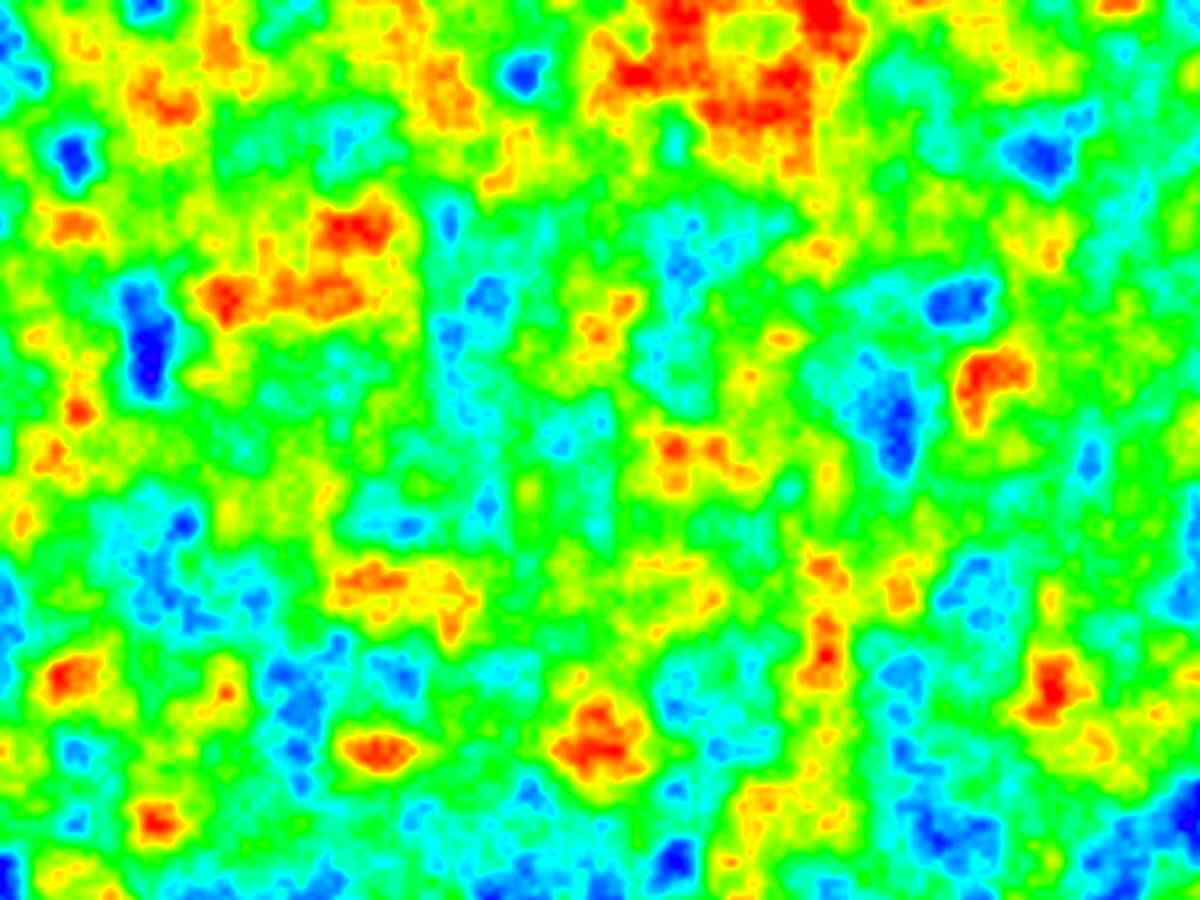
Frame 1 (no input)
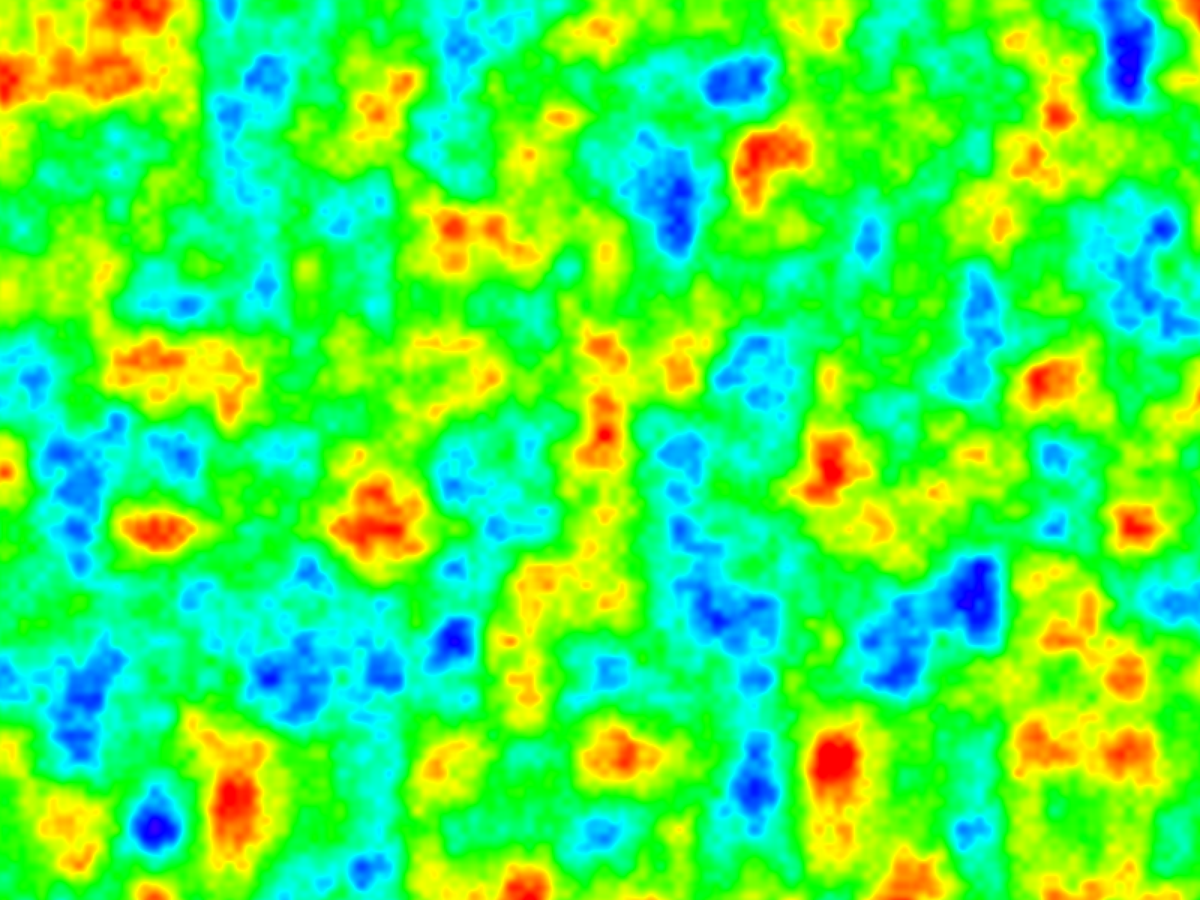
Frame 60 (the mouse pressed at the canvas centre just before this capture)
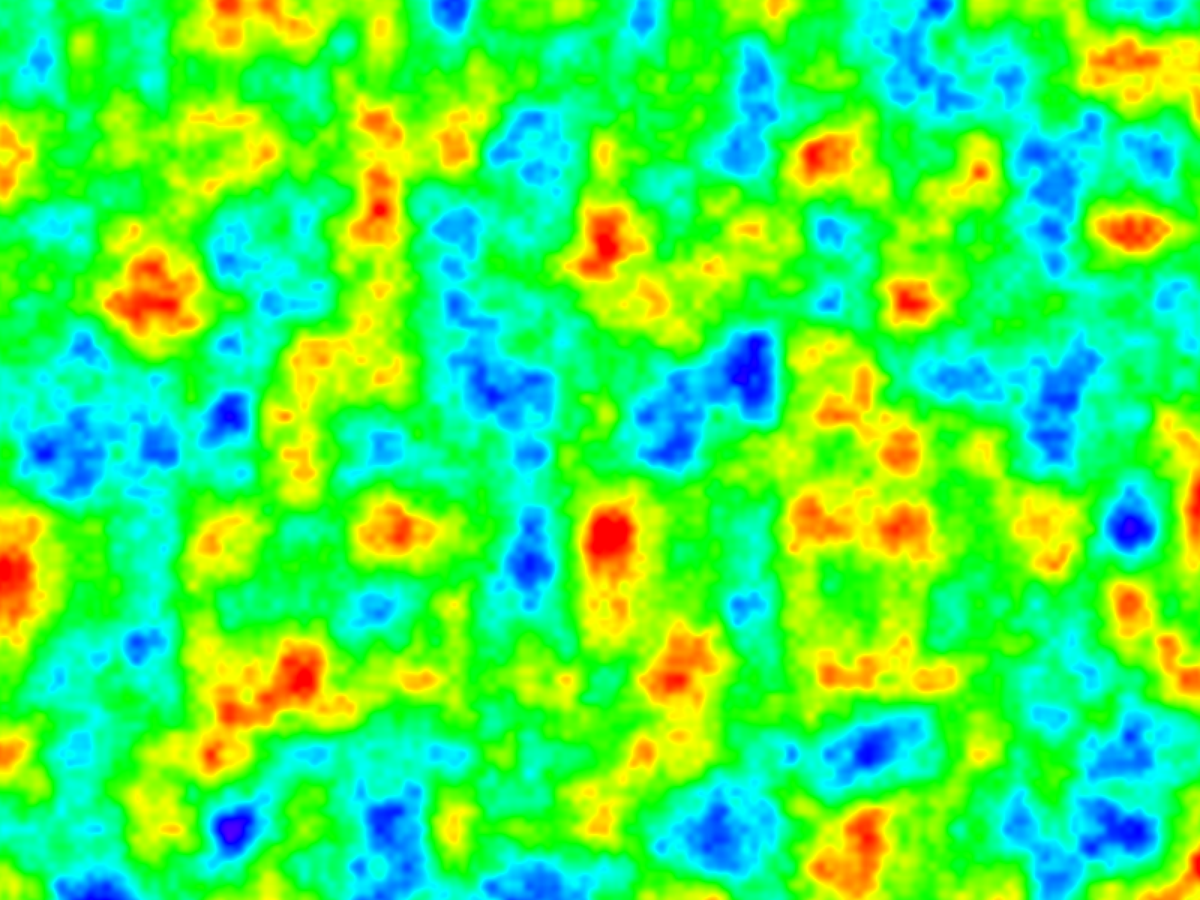
Frame 120 (the mouse held since frame 60 and released just before this capture)

The Processing sketch that drew these frames (run headless with seeded random() and noise(); from frame 60 on, the mouse is pressed at the canvas centre):

// Processing sketch: noise2D
// ── noise2D.pde
float offset;
void setup(){
  fullScreen();
  strokeWeight(2);
  colorMode(HSB, 360, 100, 100);
}


void draw(){
  loadPixels();
  for(int y=0; y<height;y+=2){
    for(int x=0; x<width; x+=2){
      int index = x + y*width;
      pixels[index] = color(noise(x*0.01 + offset, y*0.01 + offset)*360 - 50, 100, 100);
      pixels[index+1] = color(noise(x*0.01 + offset, y*0.01 + offset)*360 - 50, 100, 100);
      pixels[index+width] = color(noise(x*0.01 + offset, y*0.01 + offset)*360 - 50, 100, 100);
      pixels[index+width+1] = color(noise(x*0.01 + offset, y*0.01 + offset)*360 - 50, 100, 100);
    }
  }
  offset+=0.05;
  updatePixels();
}
